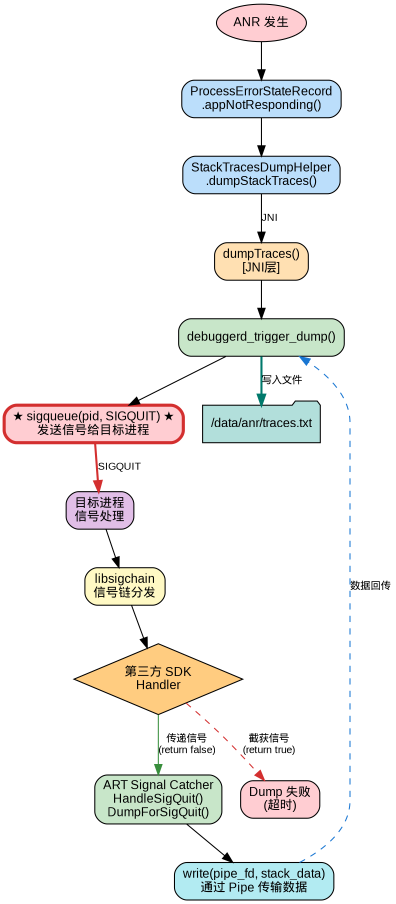
#> input picture anr_dump_flowchart_simple.png, 792 x 1808 px (shown at 1/2 size)
$ python -i process_uploaded_image.py   (imports and definitions only)
#> lines starting #> are read from the running program, lines starting #| are printed output that depends on the picture; after the words box and inside, x2 and y2 are one past the last pixel; in counts of white or black regions, pixels touching at a corner belong together
#!/usr/bin/env python3
"""
完整的流程图图片处理器
- 将黑色背景变成白色
- 将文字变成对比色（深色）
- 提高清晰度
"""

import cv2
import numpy as np
from PIL import Image, ImageEnhance, ImageFilter, ImageOps
import sys
import os

def process_flowchart(input_path, output_path):
    """
    处理流程图图片：
    1. 黑色背景 -> 白色背景
    2. 浅色文字 -> 深色文字
    3. 保留彩色元素但调整为适合白色背景
    4. 提高清晰度和分辨率
    """
#> called with input_path = 'anr_dump_flowchart_simple.png', output_path = 'out.png'
    print(f"正在加载图片: {input_path}")

    # 使用OpenCV读取图片
    img = cv2.imread(input_path)
#> img is the input picture: shape (1808, 792, 3); mean B, G, R 238.9, 240.4, 240.4
    if img is None:
        print(f"错误：无法读取图片 {input_path}")
        return False

    # 转换为RGB格式
    img_rgb = cv2.cvtColor(img, cv2.COLOR_BGR2RGB)
    print(f"原始尺寸: {img_rgb.shape[1]}x{img_rgb.shape[0]}")
#| 原始尺寸: 792x1808

    # 转换为HSV以进行颜色分析
    img_hsv = cv2.cvtColor(img, cv2.COLOR_BGR2HSV)
#> img_hsv: shape (1808, 792, 3); mean H, S, V 14.4, 10.7, 244.7
    h, s, v = cv2.split(img_hsv)

    # 创建输出图片（白色背景）
    result = np.full_like(img_rgb, 255, dtype=np.uint8)

    # === 第1步：识别并处理不同区域 ===

    # 背景阈值（值<35视为黑色背景）
    bg_threshold = 35
    bg_mask = v < bg_threshold
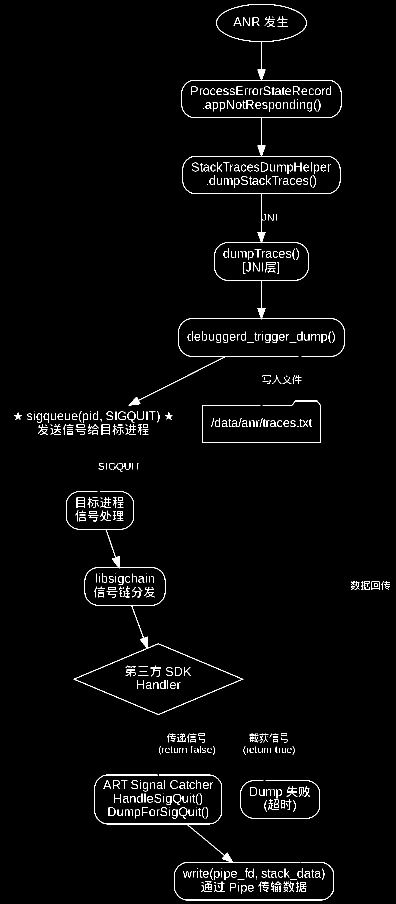
#> bg_mask: shape (1808, 792) bool (shown at 1/2 size); 2.1% white in thin lines or dots

    # 灰度元素（低饱和度）
    gray_mask = s < 50
#> gray_mask: shape (1808, 792) bool; 87.6% white; 226 black regions (149 under 20 px), largest, box (x1, y1, x2, y2) and area: (5, 807, 370, 989) 26830, (150, 1288, 483, 1428) 23066, (364, 161, 682, 235) 21667

    # 浅灰/白色元素（文字、线条）
    light_mask = (v > 150) & gray_mask
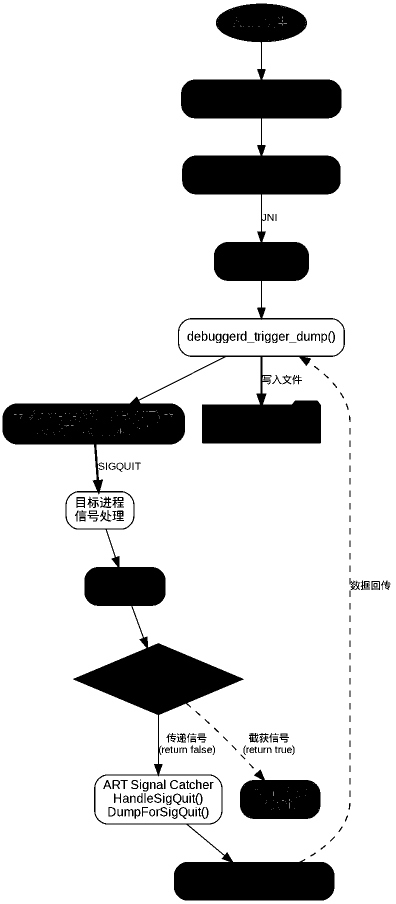
#> light_mask: shape (1808, 792) bool (shown at 1/2 size); 84.9% white; 208 black regions (15 under 20 px), largest, box (x1, y1, x2, y2) and area: (5, 7, 690, 1801) 191824, (480, 1539, 641, 1638) 12011, (200, 993, 223, 1016) 216
    # 中间灰度元素
    mid_gray_mask = (v >= bg_threshold) & (v <= 150) & gray_mask
#> mid_gray_mask: shape (1808, 792) bool; 0.86% white in thin lines or dots

    # 彩色元素
    colored_mask = (s >= 50) & ~bg_mask
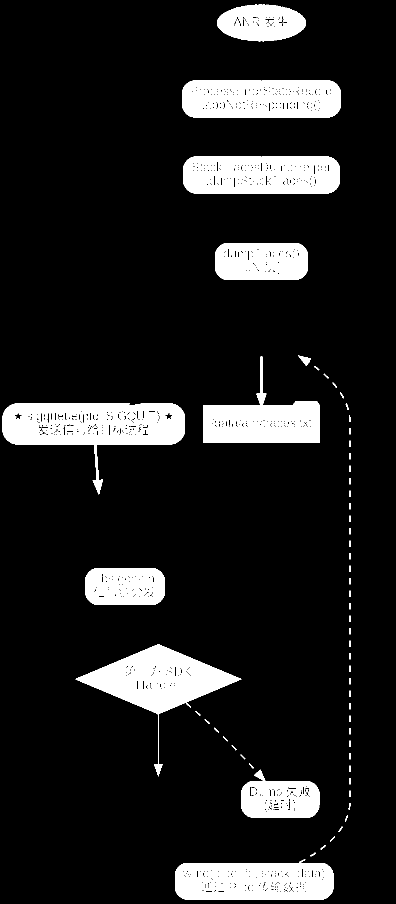
#> colored_mask: shape (1808, 792) bool (shown at 1/2 size); 12.1% white; 102 white regions (6 under 20 px), largest, box (x1, y1, x2, y2) and area: (5, 807, 370, 989) 26414, (151, 1288, 483, 1428) 22501, (364, 161, 682, 235) 20944

    # === 第2步：处理灰度元素 ===

    # 浅色文字/线条 -> 深色
    result[light_mask] = [40, 40, 40]  # 深灰色

    # 中间灰度元素 -> 反转
    mid_values = v[mid_gray_mask]
#> mid_values = 12313 values, max 150 at index 37, min 35 at index 1675, mean 98.25
    inverted_values = 255 - mid_values
#> inverted_values = 12313 values, max 220 at index 1675, min 105 at index 37, mean 156.8
    for i in range(3):
        result[:,:,i][mid_gray_mask] = inverted_values

    # === 第3步：处理彩色元素 ===

    # 橙色/黄色元素（决策框）
    orange_lower = np.array([5, 80, 80])
    orange_upper = np.array([30, 255, 255])
    orange_mask = cv2.inRange(img_hsv, orange_lower, orange_upper)
#> orange_mask: shape (1808, 792); 1.6% white; 5 white regions (2 under 20 px), largest, box (x1, y1, x2, y2) and area: (151, 1289, 482, 1428) 22017, (352, 1336, 362, 1350) 128, (342, 1366, 350, 1370) 24
    if np.any(orange_mask):
        # 稍微加深橙色以适应白色背景
        orange_pixels = img_rgb[orange_mask > 0].astype(float)
        orange_pixels = np.clip(orange_pixels * 0.85, 0, 255)
        result[orange_mask > 0] = orange_pixels.astype(np.uint8)
#> result: shape (1808, 792, 3); mean of channels 0, 1, 2 71, 70.4, 69.4

    # 蓝色元素（流程框）
    blue_lower = np.array([90, 40, 40])
    blue_upper = np.array([130, 255, 255])
    blue_mask = cv2.inRange(img_hsv, blue_lower, blue_upper)
#> blue_mask: shape (1808, 792); 4.5% white; 75 white regions (15 under 20 px), largest, box (x1, y1, x2, y2) and area: (364, 161, 682, 235) 20798, (366, 313, 680, 387) 20581, (350, 1718, 667, 1799) 20328
    if np.any(blue_mask):
        blue_pixels = img_rgb[blue_mask > 0].astype(float)
        # 调整蓝色使其更深
        blue_pixels[:, 0] *= 0.6  # 降低红色
        blue_pixels[:, 1] *= 0.6  # 降低绿色
        blue_pixels[:, 2] = np.minimum(blue_pixels[:, 2] * 1.1, 255)  # 保持蓝色
        result[blue_mask > 0] = np.clip(blue_pixels, 0, 255).astype(np.uint8)
#> result: shape (1808, 792, 3); mean of channels 0, 1, 2 64.2, 64.6, 68.7

    # 紫色元素
    purple_lower = np.array([130, 40, 40])
    purple_upper = np.array([170, 255, 255])
    purple_mask = cv2.inRange(img_hsv, purple_lower, purple_upper)
#> purple_mask: shape (1808, 792); 0.58% white; 12 white regions (4 under 20 px), largest, box (x1, y1, x2, y2) and area: (133, 984, 267, 1058) 7926, (155, 996, 168, 1001) 65, (155, 1002, 168, 1007) 64
    if np.any(purple_mask):
        purple_pixels = img_rgb[purple_mask > 0].astype(float)
        purple_pixels = np.clip(purple_pixels * 0.75, 0, 255)
        result[purple_mask > 0] = purple_pixels.astype(np.uint8)
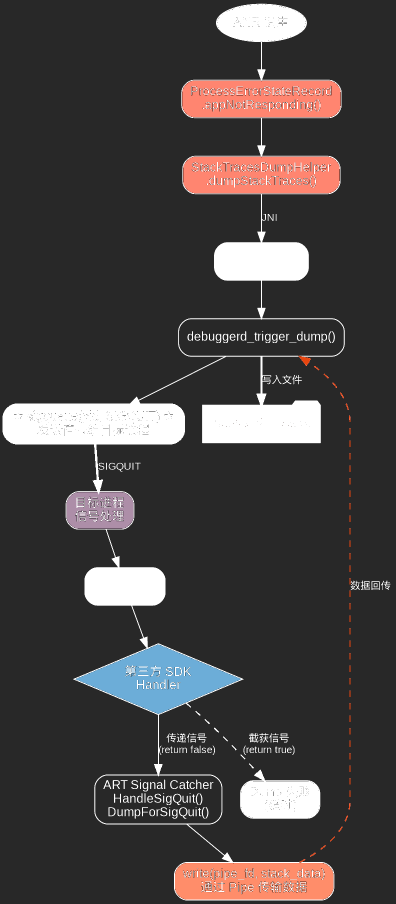
#> result: shape (1808, 792, 3) (shown at 1/2 size); mean of channels 0, 1, 2 64.7, 65, 69.3; drawn as B, G, R

    # 绿色元素（完成状态）
    green_lower = np.array([35, 40, 40])
    green_upper = np.array([85, 255, 255])
    green_mask = cv2.inRange(img_hsv, green_lower, green_upper)
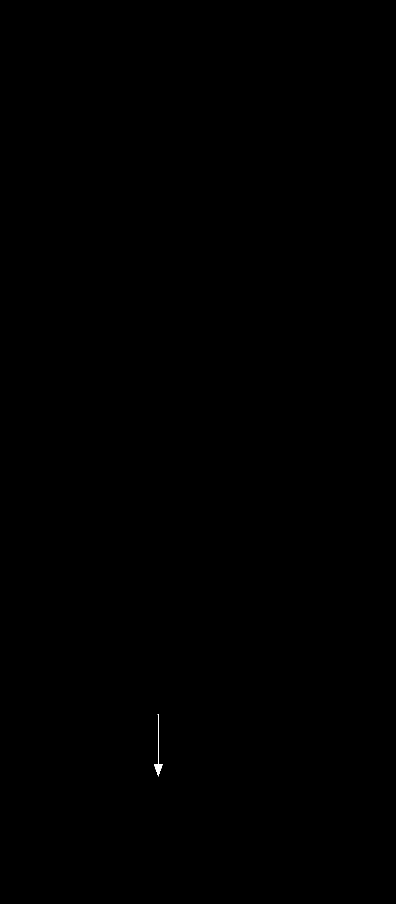
#> green_mask: shape (1808, 792) (shown at 1/2 size); 0.03% white; 1 white region, box (x1, y1, x2, y2) and area: (308, 1429, 325, 1553) 425
    if np.any(green_mask):
        green_pixels = img_rgb[green_mask > 0].astype(float)
#> green_pixels = 425 rows, first 8: [50, 67, 51], [30, 76, 32], [34, 67, 36], [56, 142, 60], [112, 173, 115], [56, 142, 60], [114, 175, 117], [56, 142, 60]
        green_pixels = np.clip(green_pixels * 0.75, 0, 255)
#> green_pixels = 425 rows, first 8: [37.5, 50.25, 38.25], [22.5, 57, 24], [25.5, 50.25, 27], [42, 106.5, 45], [84, 129.8, 86.25], [42, 106.5, 45], [85.5, 131.2, 87.75], [42, 106.5, 45]
        result[green_mask > 0] = green_pixels.astype(np.uint8)
#> result: shape (1808, 792, 3); 0.03% of pixels changed, all inside (x1, y1, x2, y2) = (308, 1429, 325, 1553)

    # 红色元素（错误/警告）
    red_lower1 = np.array([0, 80, 80])
    red_upper1 = np.array([10, 255, 255])
    red_lower2 = np.array([170, 80, 80])
    red_upper2 = np.array([180, 255, 255])
    red_mask1 = cv2.inRange(img_hsv, red_lower1, red_upper1)
#> red_mask1: shape (1808, 792); 0.44% white; 10 white regions, largest, box (x1, y1, x2, y2) and area: (5, 807, 370, 987) 5794, (508, 1539, 531, 1563) 225, (428, 1456, 438, 1465) 28
    red_mask2 = cv2.inRange(img_hsv, red_lower2, red_upper2)
#> red_mask2: shape (1808, 792); 0.03% white in thin lines or dots, all inside (x1, y1, x2, y2) = (11, 813, 364, 989)
    red_mask = red_mask1 | red_mask2
#> red_mask: shape (1808, 792); 0.46% white; 10 white regions, largest, box (x1, y1, x2, y2) and area: (5, 807, 370, 989) 6216, (508, 1539, 531, 1563) 225, (428, 1456, 438, 1465) 28
    if np.any(red_mask):
        red_pixels = img_rgb[red_mask > 0].astype(float)
        red_pixels = np.clip(red_pixels * 0.85, 0, 255)
        result[red_mask > 0] = red_pixels.astype(np.uint8)
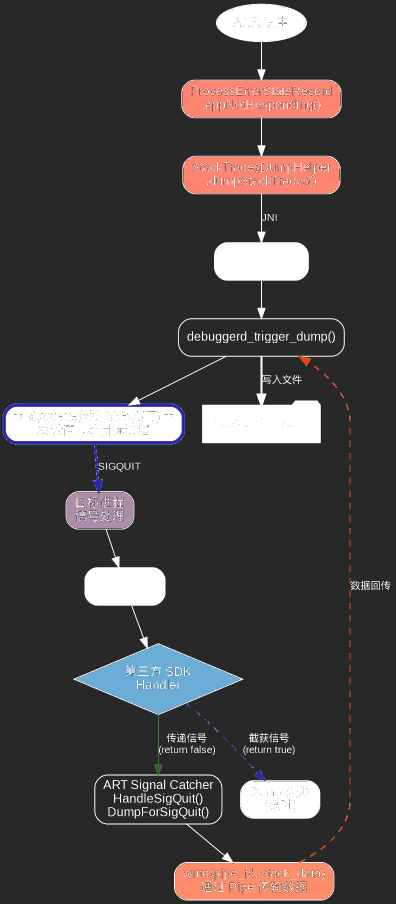
#> result: shape (1808, 792, 3) (shown at 1/2 size); mean of channels 0, 1, 2 64.3, 64.1, 68.3; drawn as B, G, R

    # === 第4步：转换为PIL并增强 ===
    pil_img = Image.fromarray(result)

    # 锐化增强
    enhancer_sharp = ImageEnhance.Sharpness(pil_img)
    pil_img = enhancer_sharp.enhance(1.4)

    # 对比度微调
    enhancer_contrast = ImageEnhance.Contrast(pil_img)
    pil_img = enhancer_contrast.enhance(1.1)

    # 应用USM锐化
    pil_img = pil_img.filter(ImageFilter.UnsharpMask(radius=1.5, percent=100, threshold=2))

    # === 第5步：提高分辨率（2倍放大） ===
    orig_w, orig_h = pil_img.size
#> orig_w = 792; orig_h = 1808
    new_w, new_h = orig_w * 2, orig_h * 2
#> new_w = 1584; new_h = 3616

    pil_img_upscaled = pil_img.resize((new_w, new_h), Image.LANCZOS)
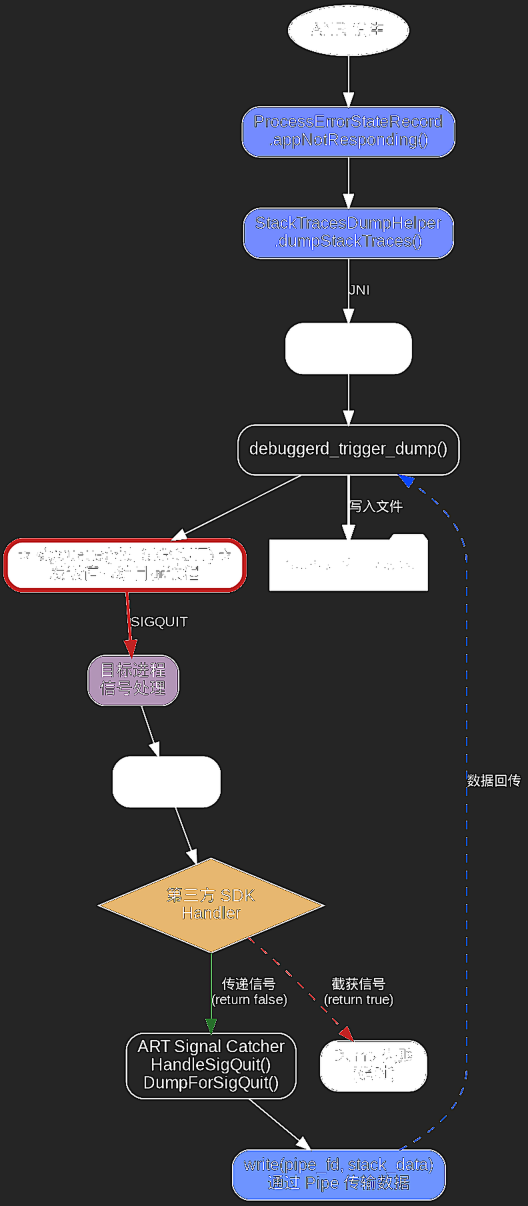
#> pil_img_upscaled: PIL image 1584x3616 RGB (shown at 1/3 size); mean R, G, B 61, 60.7, 64.4

    # 放大后再次锐化
    enhancer_sharp2 = ImageEnhance.Sharpness(pil_img_upscaled)
    pil_img_upscaled = enhancer_sharp2.enhance(1.2)

    # 保存结果
    pil_img_upscaled.save(output_path, quality=95, dpi=(300, 300))

    print(f"✓ 处理完成!")
    print(f"  新尺寸: {new_w}x{new_h} (2倍放大)")
#|   新尺寸: 1584x3616 (2倍放大)
    print(f"  输出文件: {output_path}")

    return True


def simple_invert(input_path, output_path):
    """简单反转方法：直接反转所有颜色"""
    print(f"正在使用简单反转方法处理: {input_path}")

    img = cv2.imread(input_path)
    if img is None:
        print(f"错误：无法读取图片 {input_path}")
        return False

    # 反转颜色
    img_inverted = 255 - img

    # 转换为PIL
    img_rgb = cv2.cvtColor(img_inverted, cv2.COLOR_BGR2RGB)
    pil_img = Image.fromarray(img_rgb)

    # 增强
    enhancer_sharp = ImageEnhance.Sharpness(pil_img)
    pil_img = enhancer_sharp.enhance(1.4)

    enhancer_contrast = ImageEnhance.Contrast(pil_img)
    pil_img = enhancer_contrast.enhance(1.15)

    pil_img = pil_img.filter(ImageFilter.UnsharpMask(radius=1.5, percent=120, threshold=2))

    # 2倍放大
    orig_w, orig_h = pil_img.size
    new_w, new_h = orig_w * 2, orig_h * 2
    pil_img_upscaled = pil_img.resize((new_w, new_h), Image.LANCZOS)

    enhancer_sharp2 = ImageEnhance.Sharpness(pil_img_upscaled)
    pil_img_upscaled = enhancer_sharp2.enhance(1.2)

    pil_img_upscaled.save(output_path, quality=95, dpi=(300, 300))

    print(f"✓ 简单反转完成!")
    print(f"  新尺寸: {new_w}x{new_h}")
    print(f"  输出文件: {output_path}")

    return True


# [36 lines not run here, left out]

>>> result = process_flowchart('anr_dump_flowchart_simple.png', 'out.png')

$ run again, on anr_dump_sequence.png
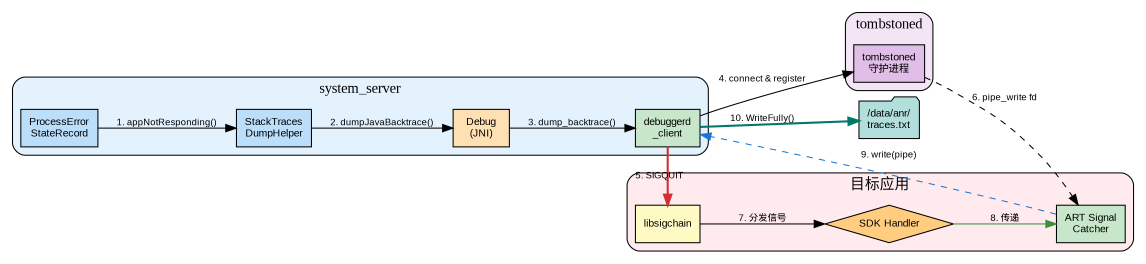
#> input picture anr_dump_sequence.png, 2292 x 527 px (shown at 1/2 size)
#> in process_flowchart, img is the input picture: shape (527, 2292, 3); mean B, G, R 241.1, 240, 239.5
#| 原始尺寸: 2292x527
#> img_hsv: shape (527, 2292, 3); mean H, S, V 39.6, 11, 245.2
#> in process_flowchart, `bg_mask = v < bg_threshold`:
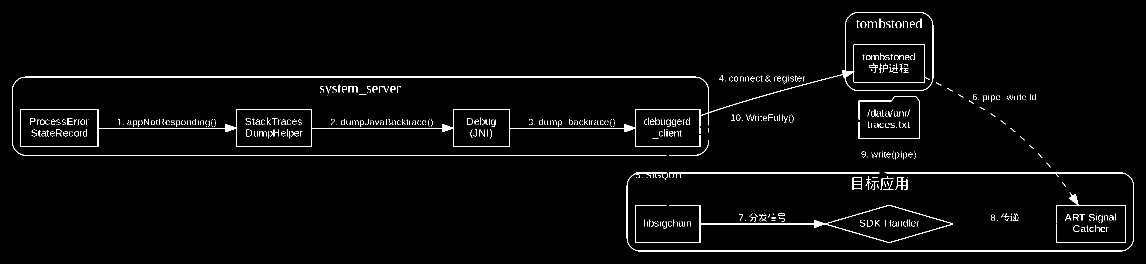
#> bg_mask: shape (527, 2292) bool (shown at 1/2 size); 2.2% white in thin lines or dots, all inside (x1, y1, x2, y2) = (24, 24, 2268, 503)
#> gray_mask: shape (527, 2292) bool; 94.9% white; 147 black regions (112 under 20 px), largest, box (x1, y1, x2, y2) and area: (42, 219, 195, 293) 10961, (473, 219, 622, 293) 10654, (1400, 194, 1838, 277) 10583
#> light_mask: shape (527, 2292) bool; 91.8% white; 263 black regions (27 under 20 px), largest, box (x1, y1, x2, y2) and area: (24, 24, 2268, 503) 87085, (1784, 349, 1821, 381) 365, (1705, 354, 1725, 381) 313
#> colored_mask: shape (527, 2292) bool; 5% white; 36 white regions, largest, box (x1, y1, x2, y2) and area: (42, 219, 195, 293) 10704, (474, 219, 622, 293) 10335, (1400, 194, 1838, 276) 10300
#> mid_values = 13230 values, max 150 at index 53, min 35 at index 71, mean 95.08
#> inverted_values = 13230 values, max 220 at index 71, min 105 at index 53, mean 159.9
#> orange_mask: shape (527, 2292); 0.73% white; 5 white regions (4 under 20 px), largest, box (x1, y1, x2, y2) and area: (1654, 411, 1902, 484) 8789
#> blue_mask: shape (527, 2292); 1.8% white; 42 white regions (11 under 20 px), largest, box (x1, y1, x2, y2) and area: (42, 219, 195, 293) 10677, (474, 219, 622, 293) 10302, (1398, 265, 1430, 282) 265
#> purple_mask: shape (527, 2292); 0.81% white; 2 white regions, box (x1, y1, x2, y2) and area: (1708, 90, 1848, 164) 9726, (1768, 131, 1775, 136) 35
#> green_mask: shape (527, 2292); 0.05% white; 1 white region, box (x1, y1, x2, y2) and area: (1907, 439, 2116, 457) 591
#> in process_flowchart, `green_pixels = img_rgb[green_mask > 0].astype(float)`: green_pixels = 591 rows, first 8: [136, 179, 131], [56, 142, 60], [56, 142, 60], [78, 152, 79], [146, 184, 140], [56, 142, 60], [56, 142, 60], [56, 142, 60]
#> in process_flowchart, `green_pixels = np.clip(green_pixels * 0.75, 0, 255)`: green_pixels = 591 rows, first 8: [102, 134.2, 98.25], [42, 106.5, 45], [42, 106.5, 45], [58.5, 114, 59.25], [109.5, 138, 105], [42, 106.5, 45], [42, 106.5, 45], [42, 106.5, 45]
#> red_mask1: shape (527, 2292); 0.06% white; 2 white regions (1 under 20 px), largest, box (x1, y1, x2, y2) and area: (1326, 294, 1345, 416) 671
#> red_mask2: shape (527, 2292); 0.01% white in thin lines or dots, all inside (x1, y1, x2, y2) = (1325, 294, 1346, 408)
#> red_mask: shape (527, 2292); 0.06% white; 2 white regions (1 under 20 px), largest, box (x1, y1, x2, y2) and area: (1325, 294, 1346, 416) 747
#> in process_flowchart, `red_pixels = img_rgb[red_mask > 0].astype(float)`: red_pixels = 755 rows, first 8: [148, 48, 49], [200, 47, 47], [200, 47, 47], [200, 47, 47], [123, 48, 50], [217, 113, 116], [211, 47, 47], [211, 47, 47]
#> in process_flowchart, `red_pixels = np.clip(red_pixels * 0.85, 0, 255)`: red_pixels = 755 rows, first 8: [125.8, 40.8, 41.65], [170, 39.95, 39.95], [170, 39.95, 39.95], [170, 39.95, 39.95], [104.5, 40.8, 42.5], [184.4, 96.05, 98.6], [179.3, 39.95, 39.95], [179.3, 39.95, 39.95]
#> in process_flowchart, `pil_img_upscaled = pil_img.resize((new_w, new_h), Image.LANCZOS)`:
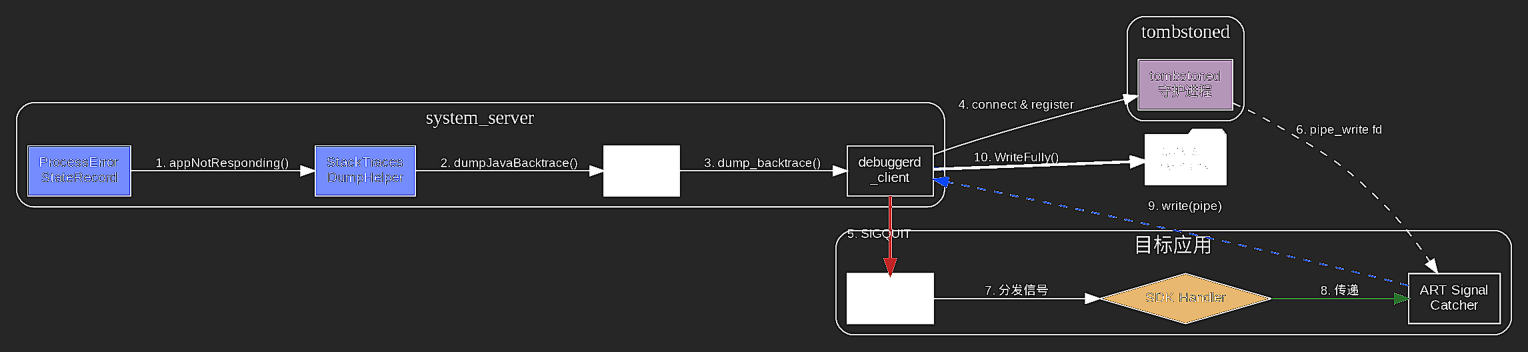
#> pil_img_upscaled: PIL image 4584x1054 RGB (shown at 1/3 size); mean R, G, B 51.2, 51, 52.7
#|   新尺寸: 4584x1054 (2倍放大)
